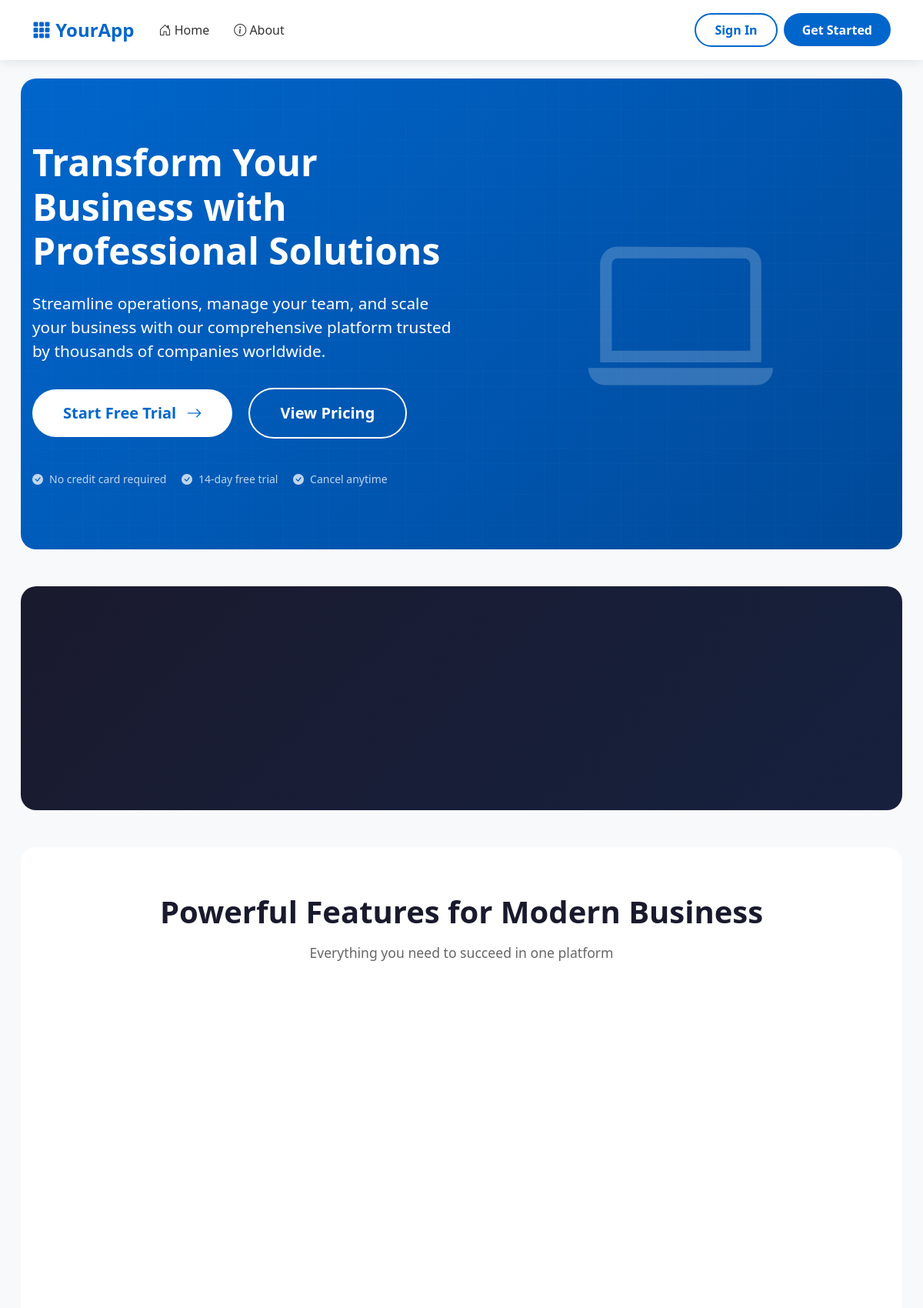
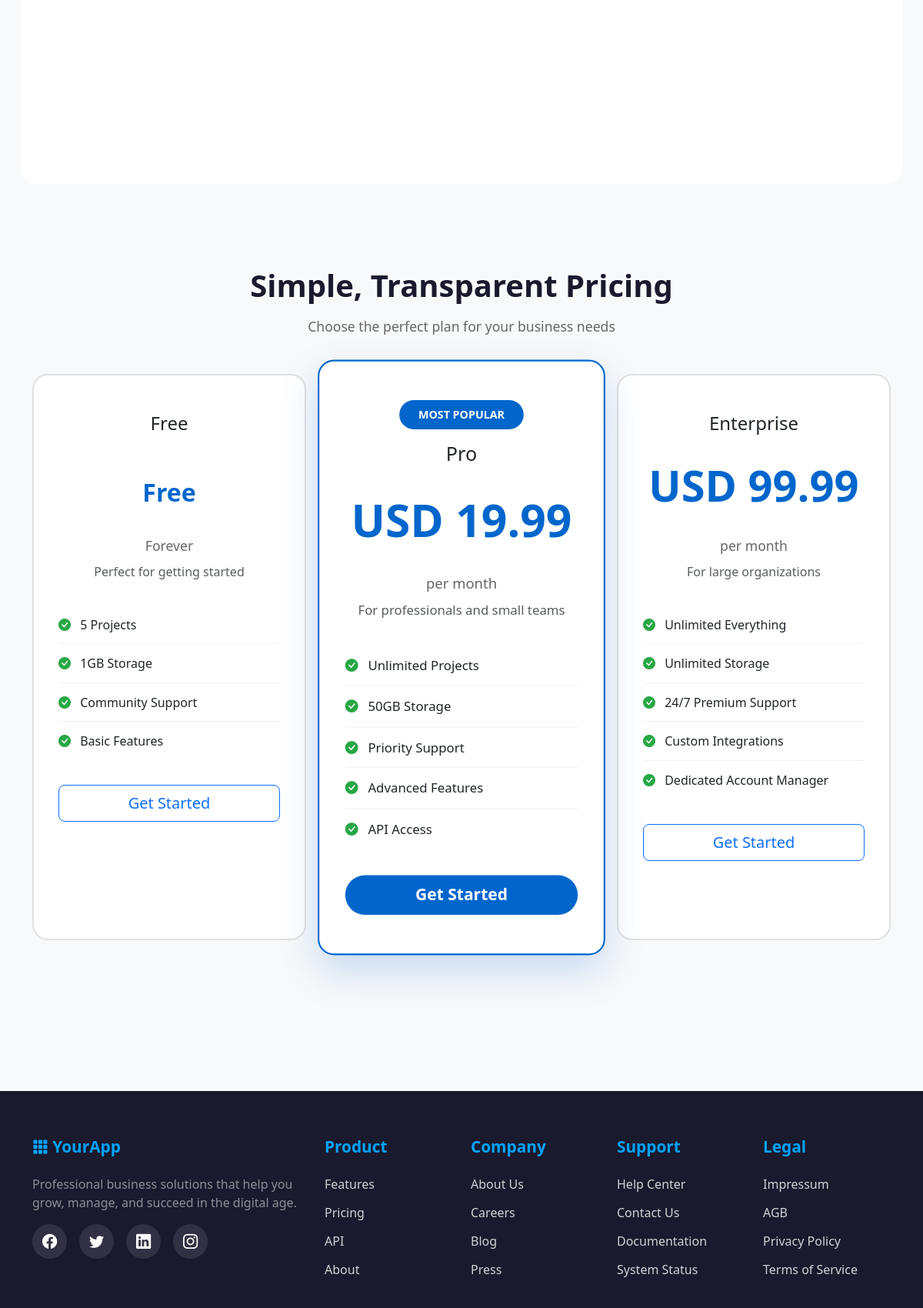
The page / (upper part) on the database its author committed (2 pictures, top to bottom).
### app/models/plan.py (models this page shows, shortened)
class Plan(db.Model):
    id = db.Column(db.Integer, primary_key=True)
    name = db.Column(db.String(100), nullable=False, unique=True)
    description = db.Column(db.Text, nullable=True)
    option1 = db.Column(db.String(255), nullable=True)  # e.g., "10 Projects"
    option2 = db.Column(db.String(255), nullable=True)  # e.g., "Unlimited Storage"
    option3 = db.Column(db.String(255), nullable=True)  # Additional feature
    option4 = db.Column(db.String(255), nullable=True)  # Additional feature
    option5 = db.Column(db.String(255), nullable=True)  # Additional feature
    price = db.Column(db.Numeric(10, 2), nullable=False, default=0.00)
    currency = db.Column(db.String(3), nullable=False, default='USD')
    billing_period = db.Column(db.String(20), nullable=False, default='monthly')  # monthly, yearly, lifetime
    stripe_price_id = db.Column(db.String(255), nullable=True)  # Stripe Price ID
    stripe_product_id = db.Column(db.String(255), nullable=True)  # Stripe Product ID
    is_active = db.Column(db.Boolean, default=True, nullable=False)
    is_featured = db.Column(db.Boolean, default=False, nullable=False)
    sort_order = db.Column(db.Integer, default=0)  # For display ordering
    created_at = db.Column(db.DateTime, default=datetime.utcnow, nullable=False)
    updated_at = db.Column(db.DateTime, default=datetime.utcnow, onupdate=datetime.utcnow)
    users = db.relationship('User', back_populates='plan', lazy='dynamic')
    @property
    def features_list(self):
        features = []
        for i in range(1, 6):
            option = getattr(self, f'option{i}', None)
            if option:
                features.append(option)
        return features

### app/blueprints/main/routes.py (the view)
@bp.get("/")
def index():
    available_plans = Plan.query.filter_by(is_active=True).order_by(Plan.sort_order.asc()).all()
    return render_template("index.html", available_plans=available_plans)

### app/templates/index.html (shortened to what this page needs)
{% extends "base.html" %}
{% block content %}
<section class="hero-section">
    <div class="container hero-content">
        <div class="row align-items-center">
            <div class="col-lg-6">
                <h1 class="hero-title">
                    {% if current_user.is_authenticated and current_user.language == 'de' %}
                        Transformieren Sie Ihr Geschäft mit professionellen Lösungen
                    {% else %}
                        Transform Your Business with Professional Solutions
                    {% endif %}
                </h1>
                <p class="hero-subtitle">
                    {% if current_user.is_authenticated and current_user.language == 'de' %}
                        Optimieren Sie Ihre Abläufe, verwalten Sie Ihr Team und skalieren Sie Ihr Unternehmen mit unserer umfassenden Plattform, der Tausende von Unternehmen weltweit vertrauen.
                    {% else %}
                        Streamline operations, manage your team, and scale your business with our comprehensive platform trusted by thousands of companies worldwide.
                    {% endif %}
                </p>
                <div class="cta-buttons">
                    {% if current_user.is_authenticated %}
                        <a href="{{ url_for('main.profile') }}" class="btn btn-primary-custom btn-lg me-3 mb-3">
                            {% if current_user.language == 'de' %}
                                Zum Dashboard <i class="bi bi-arrow-right ms-2"></i>
                            {% else %}
                                Go to Dashboard <i class="bi bi-arrow-right ms-2"></i>
                            {% endif %}
                        </a>
                        <a href="{{ url_for('account.view_plan') }}" class="btn btn-outline-custom btn-lg mb-3">
                            {% if current_user.language == 'de' %}
                                Pläne ansehen
                            {% else %}
                                View Plans
                            {% endif %}
                        </a>
                    {% else %}
                        <a href="{{ url_for('auth.register') }}" class="btn btn-primary-custom btn-lg me-3 mb-3">
                            Start Free Trial <i class="bi bi-arrow-right ms-2"></i>
                        </a>
                        <a href="#pricing" class="btn btn-outline-custom btn-lg mb-3">
                            View Pricing
                        </a>
                    {% endif %}
                </div>
                <div class="mt-4">
                    <small class="text-white opacity-75">
                        {% if current_user.is_authenticated and current_user.language == 'de' %}
                            <i class="bi bi-check-circle-fill me-2"></i>Keine Kreditkarte erforderlich
                            <i class="bi bi-check-circle-fill ms-3 me-2"></i>14 Tage kostenlos testen
                            <i class="bi bi-check-circle-fill ms-3 me-2"></i>Jederzeit kündbar
                        {% else %}
                            <i class="bi bi-check-circle-fill me-2"></i>No credit card required
                            <i class="bi bi-check-circle-fill ms-3 me-2"></i>14-day free trial
                            <i class="bi bi-check-circle-fill ms-3 me-2"></i>Cancel anytime
                        {% endif %}
                    </small>
                </div>
            </div>
            <div class="col-lg-6 d-none d-lg-block">
                <div class="text-center">
                    <i class="bi bi-laptop" style="font-size: 15rem; opacity: 0.2;"></i>
                </div>
            </div>
        </div>
    </div>
</section>
<section class="stats-section">
    <div class="container">
        <div class="row">
            <div class="col-md-3 col-6">
            </div>
            <div class="col-md-3 col-6">
            </div>
            <div class="col-md-3 col-6">
            </div>
            <div class="col-md-3 col-6">
            </div>
        </div>
    </div>
</section>
<section class="features-section" id="features">
    <div class="container">
        <div class="text-center mb-5">
            <h2 class="section-title">
                {% if current_user.is_authenticated and current_user.language == 'de' %}
                    Leistungsstarke Funktionen für moderne Unternehmen
                {% else %}
                    Powerful Features for Modern Business
                {% endif %}
            </h2>
            <p class="section-subtitle">
                {% if current_user.is_authenticated and current_user.language == 'de' %}
                    Alles, was Sie für den Erfolg benötigen, in einer Plattform
                {% else %}
                    Everything you need to succeed in one platform
                {% endif %}
            </p>
        </div>
        <div class="row g-4">
            <div class="col-lg-4 col-md-6">
            </div>
            <div class="col-lg-4 col-md-6">
            </div>
            <div class="col-lg-4 col-md-6">
            </div>
            <div class="col-lg-4 col-md-6">
            </div>
            <div class="col-lg-4 col-md-6">
            </div>
            <div class="col-lg-4 col-md-6">
            </div>
        </div>
    </div>
</section>
<section class="pricing-section" id="pricing">
    <div class="container">
        <div class="text-center mb-5">
            <h2 class="section-title">
                {% if current_user.is_authenticated and current_user.language == 'de' %}
                    Einfache, transparente Preise
                {% else %}
                    Simple, Transparent Pricing
                {% endif %}
            </h2>
            <p class="section-subtitle">
                {% if current_user.is_authenticated and current_user.language == 'de' %}
                    Wählen Sie den perfekten Plan für Ihre Geschäftsanforderungen
                {% else %}
                    Choose the perfect plan for your business needs
                {% endif %}
            </p>
        </div>
        <div class="row g-4 justify-content-center">
            {% for plan in available_plans %}
            <div class="col-lg-4 col-md-6">
                <div class="pricing-card {% if plan.is_featured %}featured{% endif %}">
                    {% if plan.is_featured %}
                    <div class="text-center">
                        <span class="pricing-badge">
                            {% if current_user.is_authenticated and current_user.language == 'de' %}
                                BELIEBTESTE
                            {% else %}
                                MOST POPULAR
                            {% endif %}
                        </span>
                    </div>
                    {% endif %}
                    <h3 class="h4 text-center">{{ plan.name }}</h3>
                    <div class="text-center">
                        <div class="pricing-price">
                            {% if plan.price == 0 %}
                                {% if current_user.is_authenticated and current_user.language == 'de' %}
                                    <span style="font-size: 2rem;">Kostenlos</span>
                                {% else %}
                                    <span style="font-size: 2rem;">Free</span>
                                {% endif %}
                            {% else %}
                                {{ plan.currency }} {{ plan.price }}
                            {% endif %}
                        </div>
                        {% if plan.price > 0 %}
                        <div class="pricing-period">
                            {% if current_user.is_authenticated and current_user.language == 'de' %}
                                pro Monat
                            {% else %}
                                per month
                            {% endif %}
                        </div>
                        {% else %}
                        <div class="pricing-period">
                            {% if current_user.is_authenticated and current_user.language == 'de' %}
                                Für immer kostenlos
                            {% else %}
                                Forever
                            {% endif %}
                        </div>
                        {% endif %}
                    </div>
                    {% if plan.description %}
                    <p class="text-center text-muted mt-2">{{ plan.description }}</p>
                    {% endif %}
                    <ul class="pricing-features">
                        {% for feature in plan.features_list %}
                        <li><i class="bi bi-check-circle-fill"></i> {{ feature }}</li>
                        {% endfor %}
                    </ul>
                    <div class="text-center mt-4">
                        {% if current_user.is_authenticated %}
                            {% if current_user.plan and current_user.plan.id == plan.id %}
                                <button class="btn btn-outline-secondary btn-lg w-100" disabled>
                                    <i class="bi bi-check-circle"></i>
                                    {% if current_user.language == 'de' %}
                                        Aktueller Plan
                                    {% else %}
                                        Current Plan
                                    {% endif %}
                                </button>
                            {% else %}
                                <form method="POST" action="{{ url_for('account.select_plan', plan_id=plan.id) }}">
                                    <button type="submit" class="btn {% if plan.is_featured %}btn-action{% else %}btn-outline-primary{% endif %} btn-lg w-100">
                                        {% if current_user.language == 'de' %}
                                            {% if plan.price == 0 %}
                                                Plan auswählen
                                            {% elif not current_user.plan or plan.price > current_user.plan.price %}
                                                Upgrade
                                            {% else %}
                                                Downgrade
                                            {% endif %}
                                        {% else %}
                                            {% if plan.price == 0 %}
                                                Select Plan
                                            {% elif not current_user.plan or plan.price > current_user.plan.price %}
                                                Upgrade
                                            {% else %}
                                                Downgrade
                                            {% endif %}
                                        {% endif %}
                                    </button>
                                </form>
                            {% endif %}
                        {% else %}
                            <a href="{{ url_for('auth.register') }}" class="btn {% if plan.is_featured %}btn-action{% else %}btn-outline-primary{% endif %} btn-lg w-100">
                                Get Started
                            </a>
                        {% endif %}
                    </div>
                </div>
            </div>
            {% endfor %}
        </div>
    </div>
</section>
{% endblock %}

### rows shown on the page
Plan: name "Free", price "Free", description "Perfect for getting started", option1 "5 Projects", option2 "1GB Storage", option3 "Community Support", option4 "Basic Features"
Plan: is_featured "MOST POPULAR", name "Pro", currency "USD", price "19.99", shows "per month", description "For professionals and small teams", option1 "Unlimited Projects", option2 "50GB Storage", option3 "Priority Support", option4 "Advanced Features", option5 "API Access"
Plan: name "Enterprise", currency "USD", price "99.99", shows "per month", description "For large organizations", option1 "Unlimited Everything", option2 "Unlimited Storage", option3 "24/7 Premium Support", option4 "Custom Integrations", option5 "Dedicated Account Manager"
